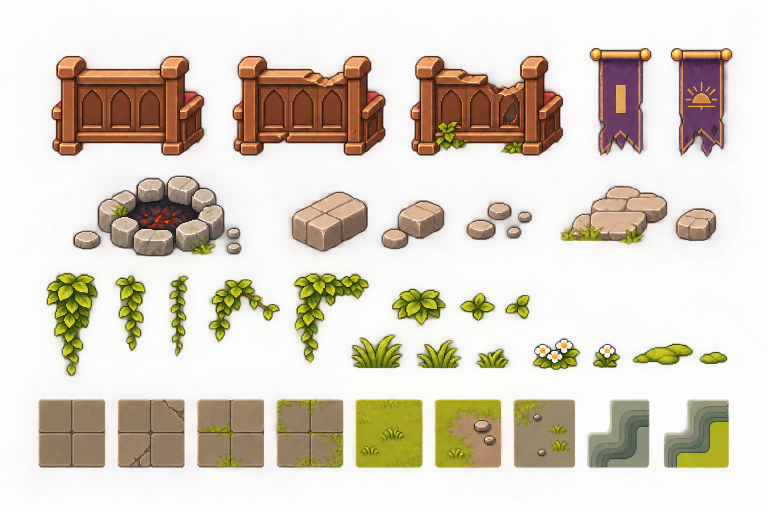
#> input picture games/openworld/tools/src/art/first-dawn-chapel/sheet.png, 1536 x 1024 px (shown at 1/2 size); its folder holds 5 pictures in this run
$ python first-dawn-chapel.py
#> lines starting #> are read from the running program, lines starting #| are printed output that depends on the picture; after the words box and inside, x2 and y2 are one past the last pixel; in counts of white or black regions, pixels touching at a corner belong together
"""The Chapel of the First Dawn on Dawn Hill (the map `chapel`) as the user drew it (2026-11-24): their sheet
(first-dawn-chapel/sheet.png) and mock-up (first-dawn-chapel/ref.png). The sheet is taken as it was painted, only made
smaller, at four pixels to the game's one; the floor is drawn here after its swatches.

- The things (Fixtures/FirstDawnChapel.png, client/src/first-dawn-chapel.json `pieces`): the first hearth, its ring of
  stones round cold ash (the sheet's embers put out: the hearth has been cold for centuries; `hearth_lit` keeps them),
  the old pews broken as the roof left them, the fallen stone. Drawn for those things alone, where they stand
  (catalog.ts placedSprites).
- The floor (Fixtures/FirstDawnChapelFloor.png, `floor`): laid as ground over the whole map (catalog.ts
  `dawnchapel_floor`): the nave's flags two by two to a cell, some cracked, moss in their joints near the grass; the apse
  a dais two steps up; grass where the roof came down, its edge ragged over the flags with earth between; the sheet's
  pebbles, rubble, tufts, flowers, moss and leaves strewn on it.
- The walls (Buildings/FirstDawnChapelWalls.png, `walls`): the chapel's broken walls (`dhchapel_shell`,
  tools/src/art/arch) four times as large, ivy from the sheet hanging from their broken tops, the sun's violet banner
  on the nave's west wall. Each laid in the strip of the wall it hangs on (catalog.ts BUILDINGS.dhchapel_shell).

Run after the walls are drawn and the world is made (it reads the map's cells):

    npx tsx games/openworld/tools/src/art/arch/main.ts dhchapel_shell && npm run gen:world
    python3 games/openworld/tools/src/art/first-dawn-chapel.py [preview-dir]
"""
from __future__ import annotations

import colorsys
import json
import sys
from pathlib import Path

import numpy as np
from PIL import Image, ImageFilter

HERE = Path(__file__).resolve().parent / 'first-dawn-chapel'
GAME = Path(__file__).resolve().parents[3]
LSW = GAME / 'public/assets/lsw'
OUT = 'Fixtures/FirstDawnChapel.png'
FLOOR_OUT = 'Fixtures/FirstDawnChapelFloor.png'
WALLS_OUT = 'Buildings/FirstDawnChapelWalls.png'
SHELL = 'Buildings/dhchapel_shell.png'
BUILDINGS = GAME / 'client/src/buildings.json'
MAP = GAME / 'public/world/maps/chapel.json'
INDEX = GAME / 'client/src/first-dawn-chapel.json'
T = 16
K = 4
P = T * K  # a cell, in these pictures' pixels
rng = np.random.default_rng(20261124)

def sheet(name: str) -> Image.Image:
#> called with name = 'sheet.png'
    raw = np.array(Image.open(HERE / name).convert('RGBA'))
#> raw is the input picture: shape (1024, 1536, 4); mean R, G, B, A 99.3, 79.2, 44, 79.8
    raw[raw[..., 3] < 96] = 0
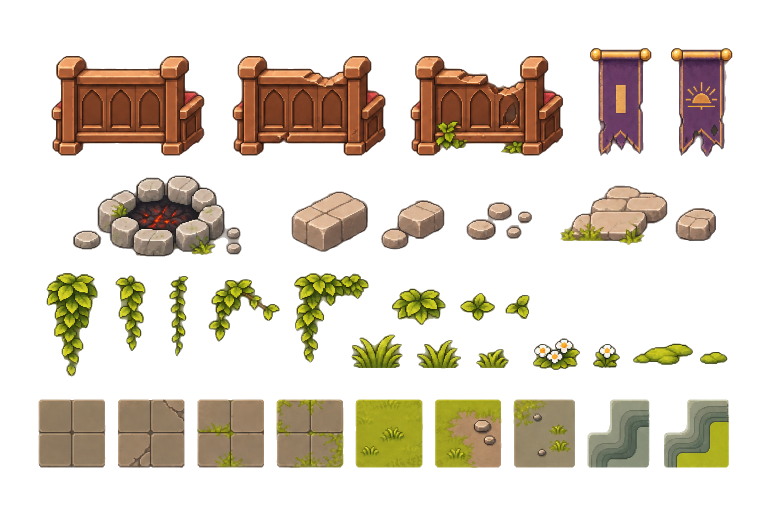
#> raw: shape (1024, 1536, 4) (shown at 1/2 size); mean R, G, B, A 42.2, 33.7, 20.3, 74.4; transparent parts drawn white
    return Image.fromarray(raw)


# the user's sheets: the first (pews, banners, the ring, stones, weeds, the floor's swatches), the candlesticks and the
# bell's beam (extras.png), the windows (windows.png)
SHEET, EXTRAS, WINDOWS, STONES = sheet('sheet.png'), sheet('extras.png'), sheet('windows.png'), sheet('stones.png')
#> call 2 of sheet, with name = 'extras.png'
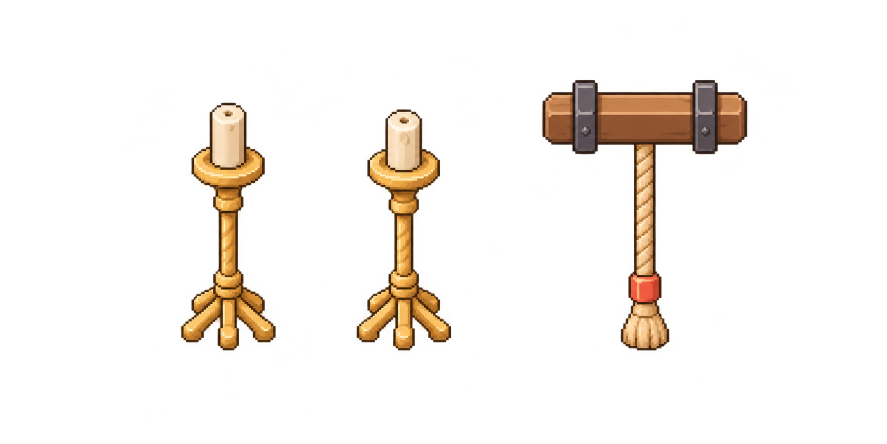
#> input picture games/openworld/tools/src/art/first-dawn-chapel/extras.png, 1774 x 887 px (shown at 1/2 size)
#> in sheet, raw is the input picture: shape (887, 1774, 4); mean R, G, B, A 19.5, 13.2, 7.6, 23.9
#> in sheet (call 2), `raw[raw[..., 3] < 96] = 0`:
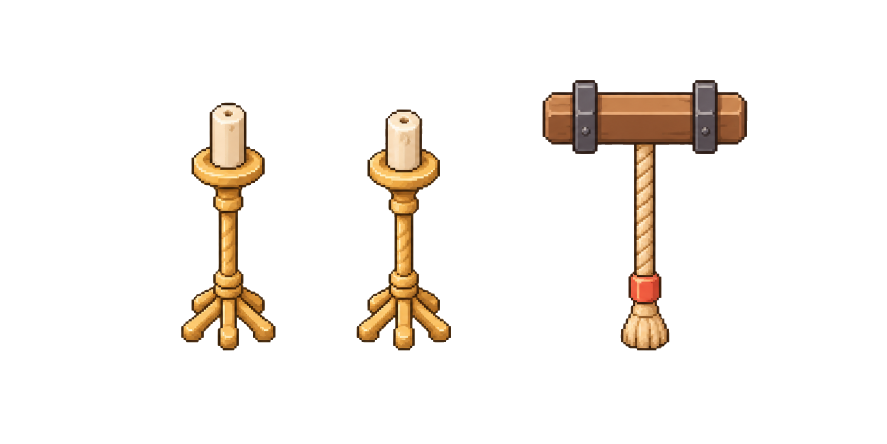
#> raw: shape (887, 1774, 4) (shown at 1/2 size); 5.29% of pixels changed, all inside (x1, y1, x2, y2) = (57, 7, 1734, 887); transparent parts drawn white
#> call 3 of sheet, with name = 'windows.png'
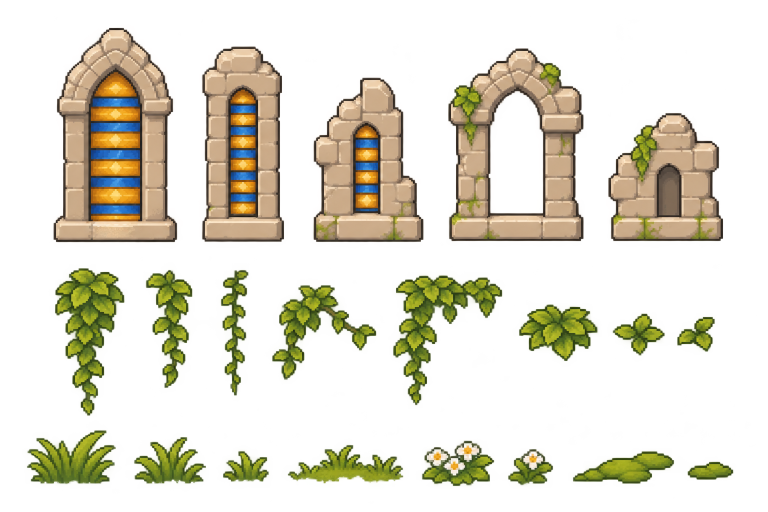
#> input picture games/openworld/tools/src/art/first-dawn-chapel/windows.png, 1536 x 1024 px (shown at 1/2 size)
#> in sheet, raw is the input picture: shape (1024, 1536, 4); mean R, G, B, A 49.2, 44.3, 25.9, 70.7
#> in sheet (call 3), `raw[raw[..., 3] < 96] = 0`:
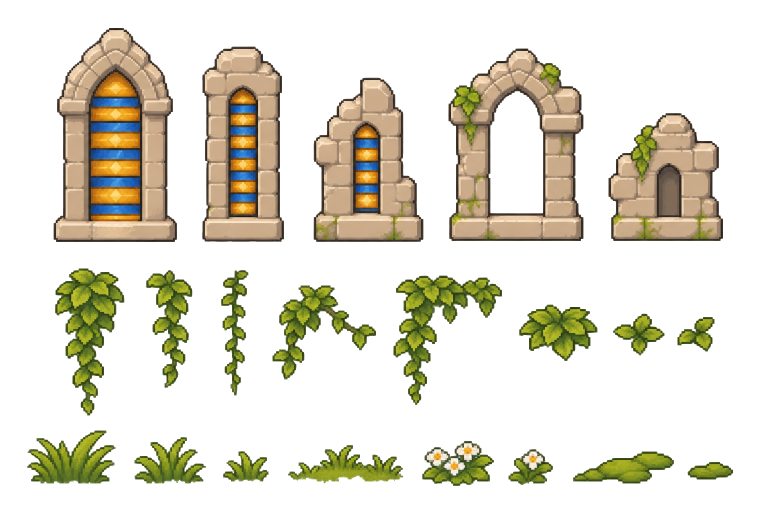
#> raw: shape (1024, 1536, 4) (shown at 1/2 size); 10.6% of pixels changed, all inside (x1, y1, x2, y2) = (0, 0, 1522, 1024); transparent parts drawn white
#> call 4 of sheet, with name = 'stones.png'
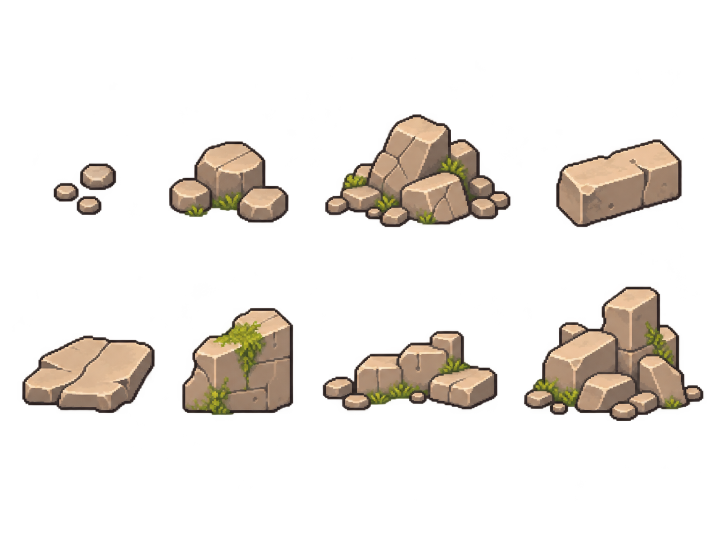
#> input picture games/openworld/tools/src/art/first-dawn-chapel/stones.png, 1448 x 1086 px (shown at 1/2 size)
#> in sheet, raw is the input picture: shape (1086, 1448, 4); mean R, G, B, A 29.1, 24.3, 19.3, 43.5
#> in sheet (call 4), `raw[raw[..., 3] < 96] = 0`:
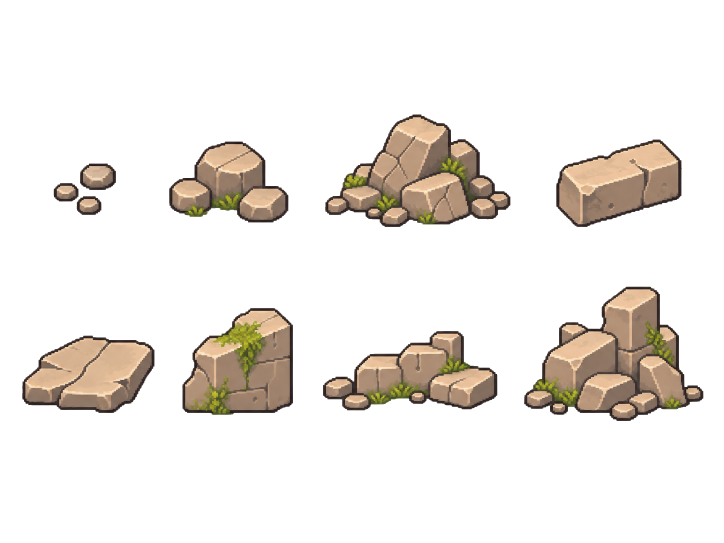
#> raw: shape (1086, 1448, 4) (shown at 1/2 size); 3.94% of pixels changed, all inside (x1, y1, x2, y2) = (0, 29, 1438, 1086); transparent parts drawn white
# the game's own stones (the art pack's nature tiles, a tile 16 pixels), drawn four times as large as the pack is
#> (the run stopped early here; a loop or call above may not have finished)
